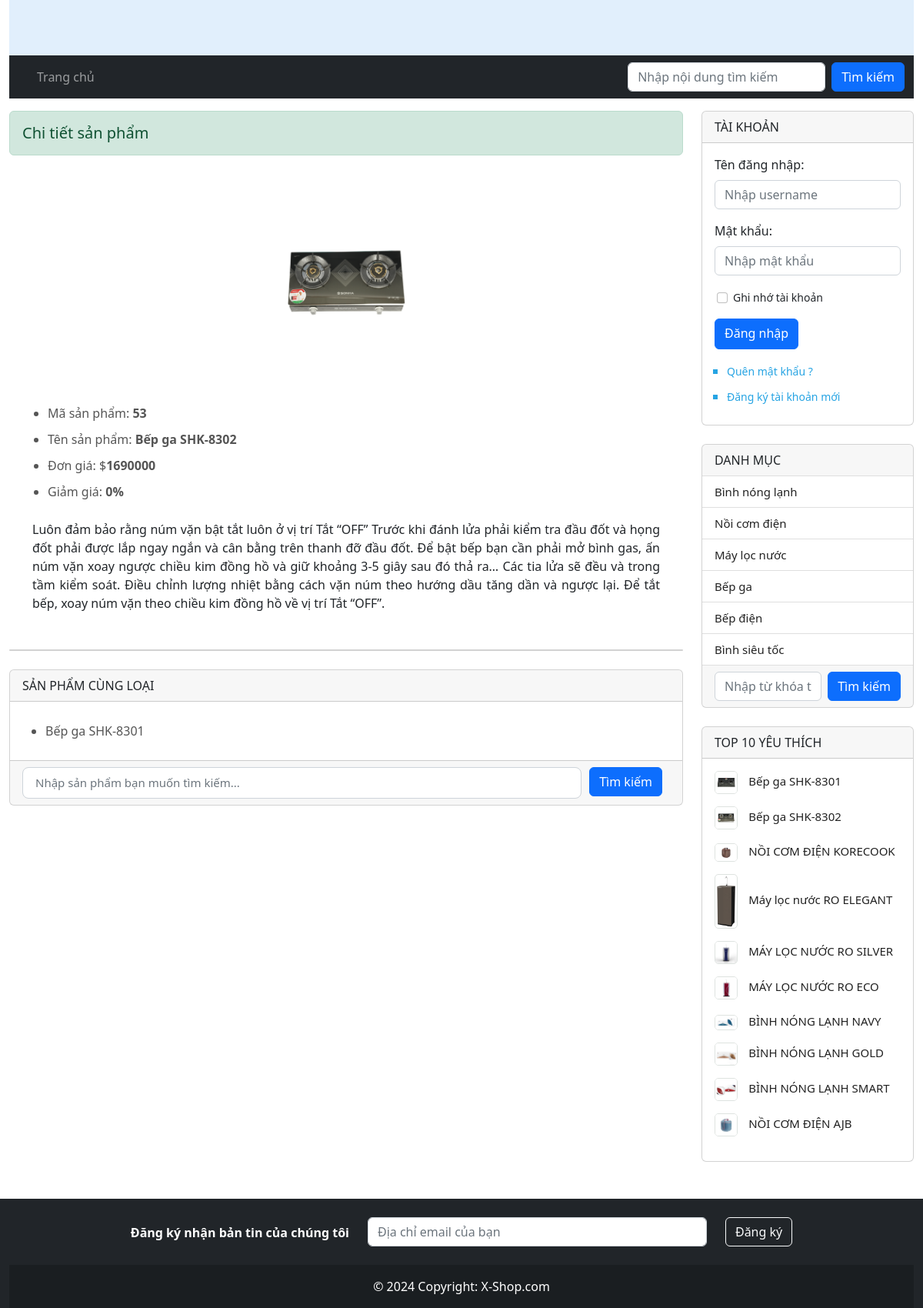
/index.php?act=sanphamct&idsp=53, run on the app's committed database.
### tables this page shows
CREATE TABLE `san_pham` (
  `id` int(11) NOT NULL,
  `namesp` varchar(255) NOT NULL,
  `giasp` double(10,2) NOT NULL DEFAULT '0.00',
  `anhsp` varchar(255) DEFAULT NULL,
  `motasp` text,
  `luotxemsp` int(11) DEFAULT '0',
  `iddm` int(11) NOT NULL
);

CREATE TABLE `danh_muc` (
  `id` int(11) NOT NULL,
  `namedm` varchar(255) NOT NULL
);

### model/pdo.php (called while the page is built, shortened)
<?php
function pdo_get_connection(){
    $dburl = "mysql:host=127.0.0.1;dbname=x-shop;charset=utf8";
    $username = 'root';
    $password = '12345678';
    $conn = new PDO($dburl, $username, $password);
    $conn->setAttribute(PDO::ATTR_ERRMODE, PDO::ERRMODE_EXCEPTION);
    return $conn;
}
function pdo_query($sql){
    $sql_args = array_slice(func_get_args(), 1);
    try{
        $conn = pdo_get_connection();
        $stmt = $conn->prepare($sql);
        $stmt->execute($sql_args);
        $rows = $stmt->fetchAll();
        return $rows;
    }
    catch(PDOException $e){
        throw $e;
    }
    finally{
        unset($conn);
    }
}
function pdo_query_one($sql){
    $sql_args = array_slice(func_get_args(), 1);
    try{
        $conn = pdo_get_connection();
        $stmt = $conn->prepare($sql);
        $stmt->execute($sql_args);
        $row = $stmt->fetch(PDO::FETCH_ASSOC);
        return $row;
    }
    catch(PDOException $e){
        throw $e;
    }
    finally{
        unset($conn);
    }
}

### model/sanpham.php (called while the page is built, shortened)
<?php
function loadall_sp_home()
{
    $sql = "SELECT * FROM san_pham WHERE 1 ORDER BY id desc limit 0,12";
    $listsp = pdo_query($sql);
    return $listsp;
}
function loadall_sp_top10()
{
    $sql = "SELECT * FROM san_pham WHERE 1 ORDER BY luotxemsp desc limit 0,10";
    $listsp = pdo_query($sql);
    return $listsp;
}
function loadone_sp($id)
{
    $sql = "SELECT * FROM san_pham WHERE id=" . $id;
    $sp = pdo_query_one($sql);
    return $sp;
}
function loadall_sp_same($id, $iddm)
{
    $sql = "SELECT * FROM san_pham WHERE iddm =" . $iddm ." AND id <> ".$id ;
    $listsp = pdo_query($sql);
    return $listsp;
}

### global.php (called while the page is built)
<?php
$img_path = "uploads/"
?>

### model/danhmuc.php (called while the page is built, shortened)
<?php
function loadall_dm() {
    $sql = "SELECT * FROM danh_muc order by id desc";
    $listdm = pdo_query($sql);
    return $listdm;
}
?>

### view/aside.php (the view)
<aside class="col-sm-3 mt-3">
  <div class="login-form">
    <div class="card">
      <div class="card-header" style="font-weight: 500">TÀI KHOẢN</div>
      <?php
      if (isset($_SESSION['user'])) {
        extract($_SESSION['user']);
      ?>
        <div class="opt-acc">
          <div class="wrap-customer">
            <div class="name-customer" style=" margin-top: 10px; ">
              <h3 class="bg-info p-1 m-3" style="text-align: center; border-radius: 3px; font-size: 15px; margin: 0 auto; padding: 0px; margin: 0px;">Hello, <?= $user ?></h3>
            </div>
          </div>
          <ul>
          <li>
              <a href="index.php?act=mybill">Đơn hàng của tôi</a>
            </li>
            <li>
              <a href="index.php?act=doimk">Đổi mật khẩu ?</a>
            </li>
            <li>
              <a href="index.php?act=capnhattk">Cập nhật tài khoản</a>
            </li>
            <?php
            if ($vaitro == 1) { ?>
              <li>
                <a href="admin/index.php">Đăng nhập Admin</a>
              </li>
            <?php } ?>
            <li>
              <a href="index.php?act=dangxuat">Đăng xuất</a>
            </li>
          </ul>
        </div>
      <?php
      } else {
      ?>
        <form action="index.php?act=dangnhap" method="post">
          <div class="mb-3 mt-3 px-3">
            <label for="username" class="form-label">Tên đăng nhập:</label>
            <input type="text" class="form-control" placeholder="Nhập username" name="user" />
          </div>
          <div class="mb-3 px-3">
            <label for="pwd" class="form-label">Mật khẩu:</label>
            <input type="password" class="form-control" placeholder="Nhập mật khẩu" name="password" />
          </div>
          <div class="form-check mb-3 mx-3">
            <label class="form-check-label" style="font-size: 14px">
              <input class="form-check-input" type="checkbox" name="remember" />
              Ghi nhớ tài khoản
            </label>
          </div>
          <input type="submit" class="btn btn-primary mx-3 pb-2 mb-3 trans-04" value="Đăng nhập" name="dangnhap">
          <div class="opt-acc">
            <ul>
              <li><a href="index.php?act=quenmk">Quên mật khẩu ?</a></li>
              <li><a href="index.php?act=dangky">Đăng ký tài khoản mới</a></li>
            </ul>
          </div>
    </form>
      <?php } ?>
    </div>
  </div>
  <div class="list-opt mt-4">
    <div class="card">
      <div class="card-header" style="border-bottom: none; font-weight: 500">
        DANH MỤC
      </div>
      <div class="card-text">
        <ul class="list-group" style="border-radius: inherit; border-right: none">
          <?php foreach ($showlistdm as $dm) {
            extract($dm);
            $linkdm = "index.php?act=sanpham&iddm=" . $id;
            echo ' <li class="list-group-item list-group-item-action" style="border-left: none; border-right: none">
              <a href="' . $linkdm . '" class="cate">' . $namedm . '</a>
            </li>';
          }
          ?>
        </ul>
      </div>
      <form action="index.php?act=sanpham" method="post">
        <div class="card-footer" style="border-top: none; display: flex;">
          <input type="text" class="form-control" placeholder="Nhập từ khóa tìm kiếm" name="iptimkiem" />
          <input type="submit" name="btntimkiem" value="Tìm kiếm" class="btn btn-primary ms-2">
        </div>
      </form>
    </div>
  </div>
  <div class="top10 mt-4">
    <div class="card">
      <div class="card-header" style="font-weight: 500">
        TOP 10 YÊU THÍCH
      </div>
      <div class="card-body">
        <ul class="ultop10">
          <?php
          foreach ($top10sp as $topsp) {
            extract($topsp);
            $linksp = "index.php?act=sanphamct&idsp=" . $id;
            $anhsp = $img_path . $anhsp;
            echo '    <li class="pb-3">
              <a href="' . $linksp . '"><img src="' . $anhsp . '" alt="" style="
              border: 1px solid #dee3e0;
              width: 30px;
              border-radius: 5px;
              margin-right: 10px;
            " /></a>
              <a href="' . $linksp . '">' . $namesp . '</a>
            </li>
           ';
          }
          ?>
        </ul>
      </div>
    </div>
  </div>
</aside>

### view/sanphamct.php (shortened to what this page needs)
<div class="row">
  <article class="col-sm-9">
  <h5 class="alert alert-success mt-3">Chi tiết sản phẩm</h5>
    <div class="wrap-article">
      <?php
      extract($onesp);
      $anhsp = $img_path . $anhsp;
      echo '<div class="img-art text-center pt-5 pb-4">
       <img src="' . $anhsp . '" alt="" width="200px;">
   </div>
   <div class="list-detail-prd" >
       <ul>
           <li><a href="#">Mã sản phẩm: <span style="font-weight: bold;">' . $id . '</span></a></li>
           <li><a href="#">Tên sản phẩm: <span style="font-weight: bold;">' . $namesp . '</span></a></li>
           <li><a href="#">Đơn giá: $<span style="font-weight: bold;">' . $giasp . '</span></a></li>
           <li><a href="#">Giảm giá: <span style="font-weight: bold;">0%</span></a></li>
       </ul>
   </div>
   <div class="content-detail" style="padding: 0px 30px; margin: 0px;text-align: justify">
       <p style="padding: 0px; margin: 5px 0px;">' . $motasp . '</p>
</div>';
      ?>
      <div class="comment-detail mt-5">
          <div class="card" id="binhluan">
          </div>
        <div class="card mt-4">
          <div class="card-header text-uppercase ">sản phẩm cùng loại</div>
          <div class="card-body list-same">
            <ul style="padding: 0px 30px; margin: 0px;">
              <?php
              foreach ($spsame as $same) {
                extract($same);
                $linksp = "index.php?act=sanphamct&idsp=" . $id;
                echo ' <li>
                  <a href="' . $linksp . '">' . $namesp . '</a>
            </li>';
              }
              ?>
            </ul>
          </div>
          <div class="card-footer">
            <form class="flex-ip" action="index.php?act=sanpham" method="post">
              <div class="ip-cmt">
                <input type="text" class="form-control form-control-lg " placeholder="Nhập sản phẩm bạn muốn tìm kiếm..." name="iptimkiem">
              </div>
              <div class="btn-cmt" style="padding-left: 10px;">
                <input type="submit" class="btn btn-primary " value="Tìm kiếm" name="btntimkiem">
              </div>
            </form>
          </div>
        </div>
      </div>
    </div>
  </article>
  <?php include "aside.php" ?>

### view/css/style.css (style rules this page uses)
.trans-04 { transition: all 0.4s ease; }
.opt-acc > ul > li { list-style-type: square; color:#27a4e3; }
.opt-acc > ul > li > a { display: inline-block; padding-bottom: 10px; text-decoration: none; color:#27a4e3; font-size: 14px; transition: all 0.4s ease; }
.cate { text-decoration: none; color: #222; font-size: 15px; }
.ultop10 { padding: 0; margin: 0; }
.ultop10 > li { list-style-type: none; }
.ultop10 > li > a { text-decoration: none; color: #222; font-size: 15px; }
.list-detail-prd { margin: 30px 50px 20px 50px ; }
.list-detail-prd ul { padding: 0; margin: 0; }
.list-detail-prd ul li { color: #555; }
.list-detail-prd ul li a { display: inline-block; text-decoration: none; margin: 5px 0px; color: #555; font-weight: 500; }
.ip-cmt input { font-size: 15px; }
.ip-cmt { width: 90%; }
.flex-ip { display: flex; justify-content: space-between; }
.btn-cmt { margin-right: 10px; }
.list-same ul li a { display: inline-block; text-decoration: none; margin: 5px 0px; color: #555; font-weight: 500; }
.list-same ul li { margin: 5px 0px; color: #555; font-weight: 500; }

### data on the page
san_pham: id "53", namesp "Bếp ga SHK-8302", giasp "1690000", motasp "Luôn đảm bảo rằng núm vặn bật tắt luôn ở vị trí Tắt “OFF” Trước khi đánh lửa phải kiểm tra đầu đốt và họng đốt phải được lắp ngay ngắn và cân bằng trên thanh đỡ đầu đốt. Để bật bếp bạn cần phải mở bình gas, ấn núm vặn xoay ngược chiều kim đồng hồ và giữ khoảng 3-5 giây sau đó thả ra… Các tia lửa sẽ đều và trong tầm kiểm soát. Điều chỉnh lượng nhiệt bằng cách vặn núm theo hướng dầu tăng dần và ngược lại. Để tắt bếp, xoay núm vặn theo chiều kim đồng hồ về vị trí Tắt “OFF”.", shows a picture
san_pham: namesp "Bếp ga SHK-8301", shows a picture
danh_muc: namedm "Bình nóng lạnh"
danh_muc: namedm "Nồi cơm điện"
danh_muc: namedm "Máy lọc nước"
danh_muc: namedm "Bếp ga"
danh_muc: namedm "Bếp điện"
danh_muc: namedm "Bình siêu tốc"
san_pham: shows a picture, namesp "NỒI CƠM ĐIỆN KORECOOK"
san_pham: shows a picture, namesp "Máy lọc nước RO ELEGANT"
san_pham: shows a picture, namesp "MÁY LỌC NƯỚC RO SILVER"
san_pham: shows a picture, namesp "MÁY LỌC NƯỚC RO ECO"
san_pham: shows a picture, namesp "BÌNH NÓNG LẠNH NAVY"
san_pham: shows a picture, namesp "BÌNH NÓNG LẠNH GOLD"
san_pham: shows a picture, namesp "BÌNH NÓNG LẠNH SMART"
san_pham: shows a picture, namesp "NỒI CƠM ĐIỆN AJB"
